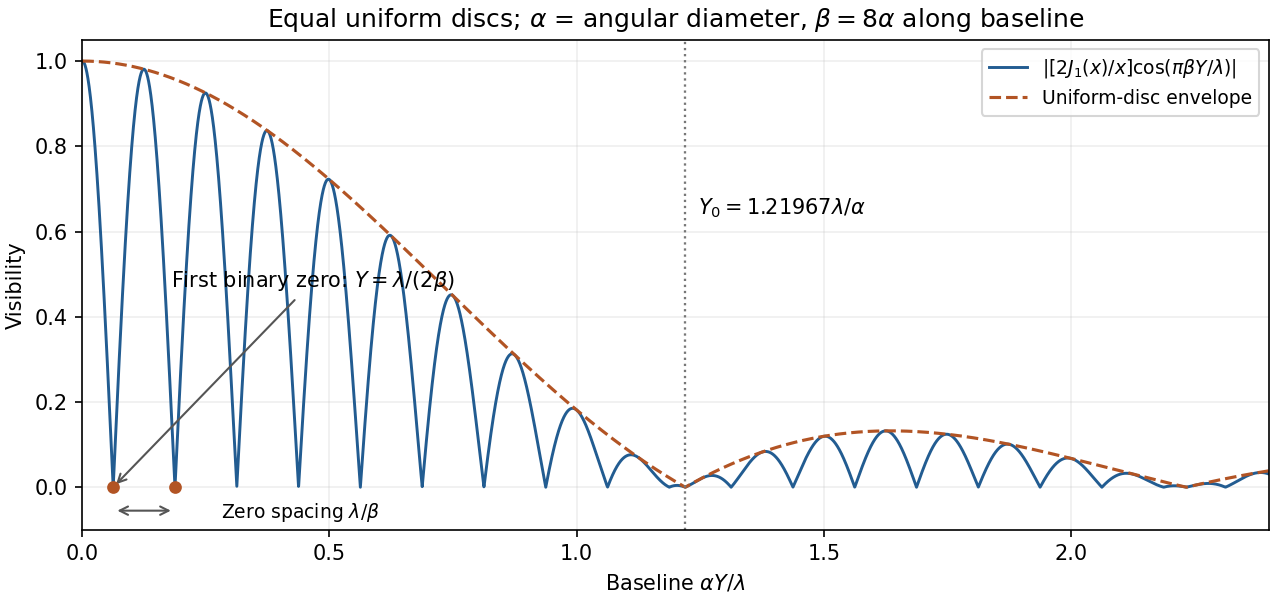

Write the Python code that produced this figure.
"""Original educational diagram. Python 3.14, NumPy and Matplotlib; writes a PNG basename in the current working directory."""
import numpy as np
import matplotlib
matplotlib.use('Agg')
import matplotlib.pyplot as plt
plt.rcParams.update({'font.size':10,'figure.facecolor':'white','axes.facecolor':'white'})
def j1(x):
 term=x/2;out=term.copy()
 for k in range(1,65):term=term*(-x*x/4)/(k*(k+1));out+=term
 return out
t=np.linspace(0,2.4,8001);x=np.pi*t;jinc=np.ones_like(x);jinc[1:]=2*j1(x[1:])/x[1:];ratio=8.;binary=np.abs(jinc*np.cos(np.pi*ratio*t));envelope=np.abs(jinc)
fig,ax=plt.subplots(figsize=(8.5,4),layout='constrained');ax.plot(t,binary,color='#225c91',lw=1.4,label=r'$|[2J_1(x)/x]\cos(\pi\beta Y/\lambda)|$');ax.plot(t,envelope,color='#b25424',ls='--',lw=1.5,label='Uniform-disc envelope')
null=3.8317059702075125/np.pi;ax.axvline(null,color='#777',ls=':',lw=1.1);ax.text(null+.025,.64,r'$Y_0=1.21967\lambda/\alpha$',fontsize=10)
ax.scatter([1/16,3/16],[0,0],s=26,color='#b25424',zorder=5);ax.annotate(r'First binary zero: $Y=\lambda/(2\beta)$',xy=(1/16,0),xytext=(.18,.47),arrowprops={'arrowstyle':'->','color':'#555'},fontsize=10)
ax.annotate('',xy=(3/16,-.055),xytext=(1/16,-.055),arrowprops={'arrowstyle':'<->','color':'#555'});ax.text(.28,-.06,r'Zero spacing $\lambda/\beta$',ha='left',va='center',fontsize=9)
ax.set(xlabel=r'Baseline $\alpha Y/\lambda$',ylabel='Visibility',xlim=(0,2.4),ylim=(-.1,1.05),title=r'Equal uniform discs; $\alpha$ = angular diameter, $\beta=8\alpha$ along baseline')
ax.legend(fontsize=9,loc='upper right');ax.grid(alpha=.2)
fig.savefig('paper-1-oe2014-binary-visibility.png',dpi=150,facecolor='white');plt.close(fig)
